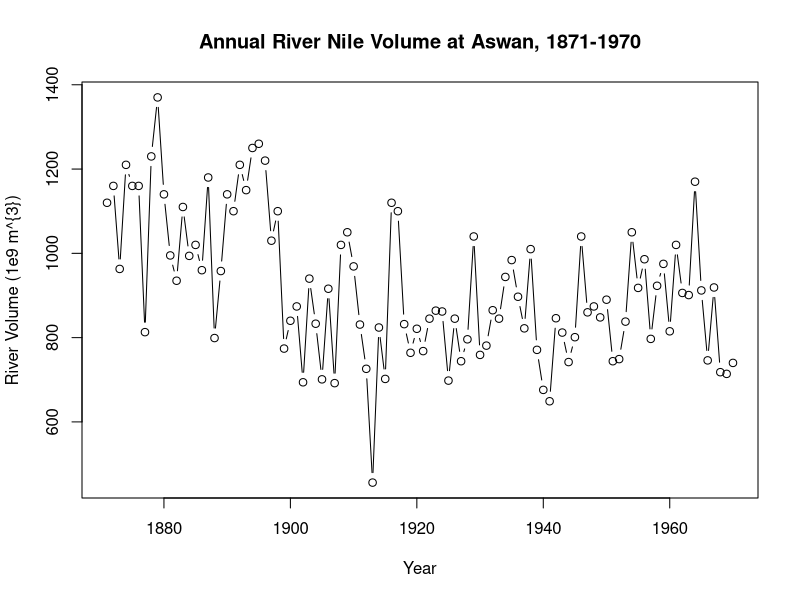
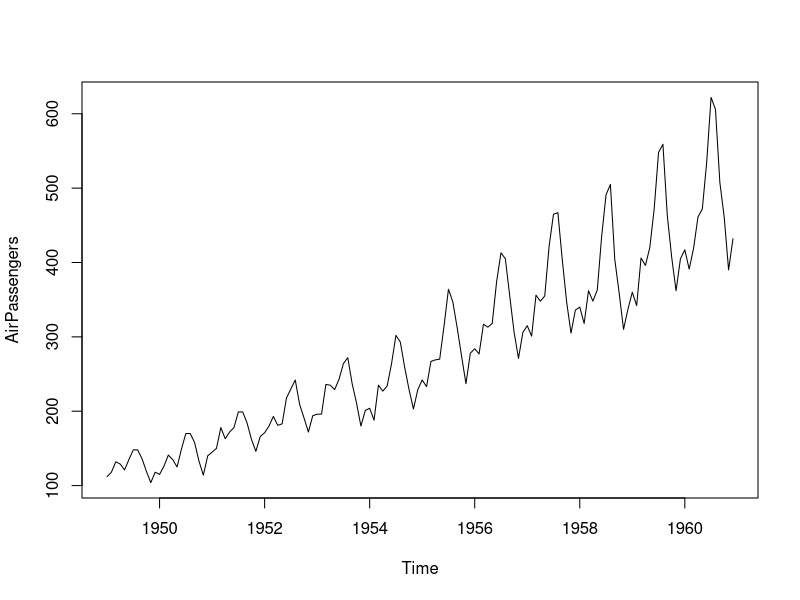
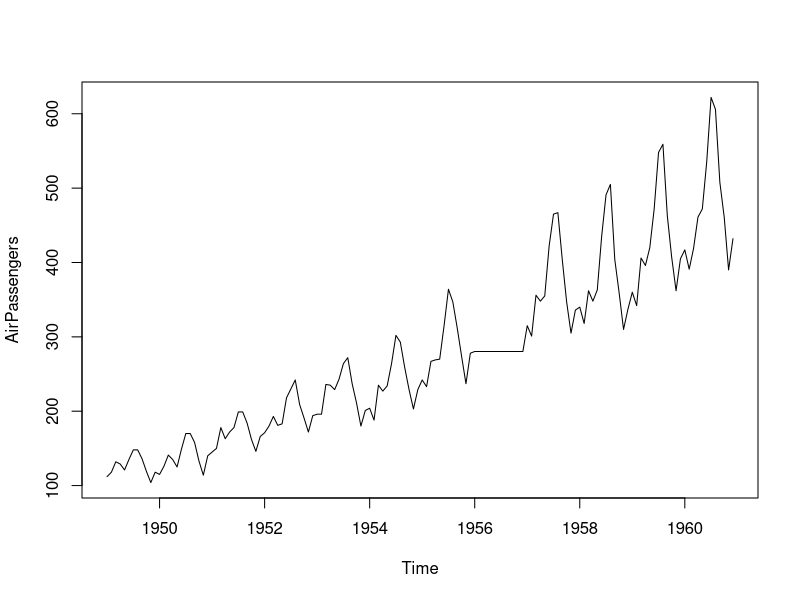
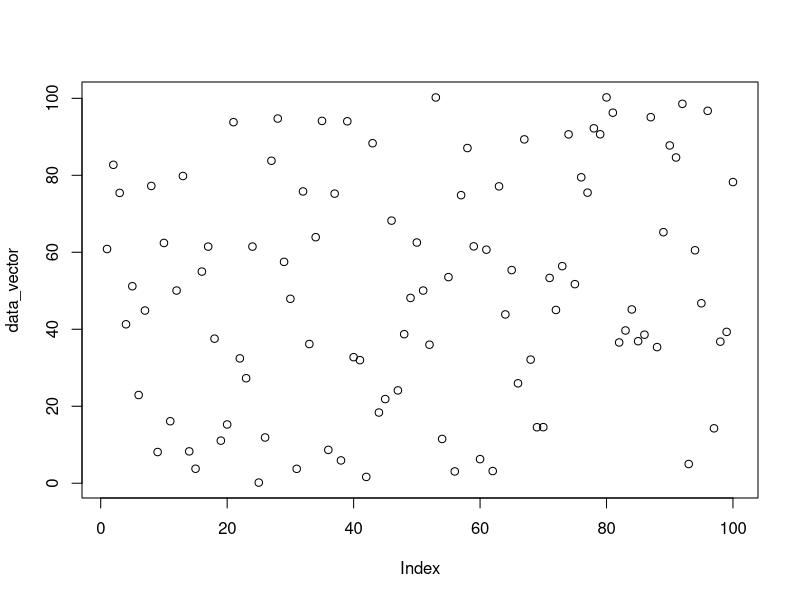
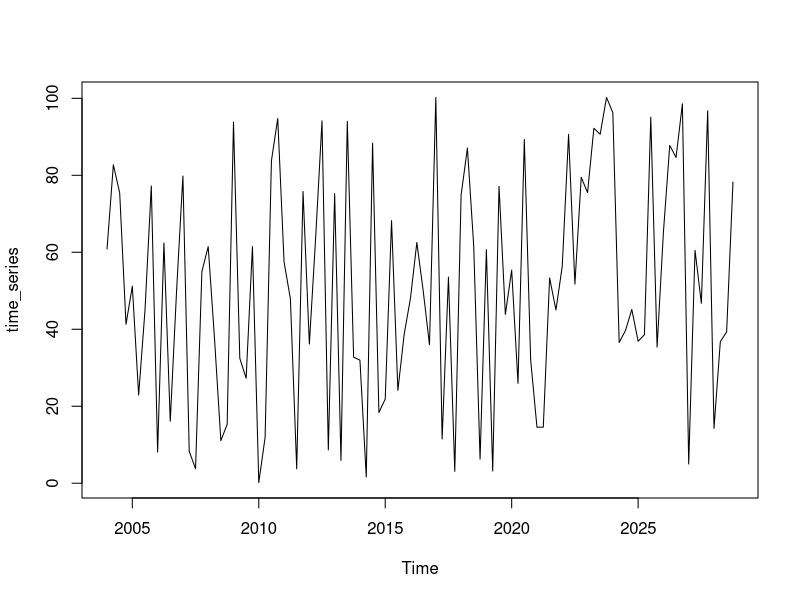
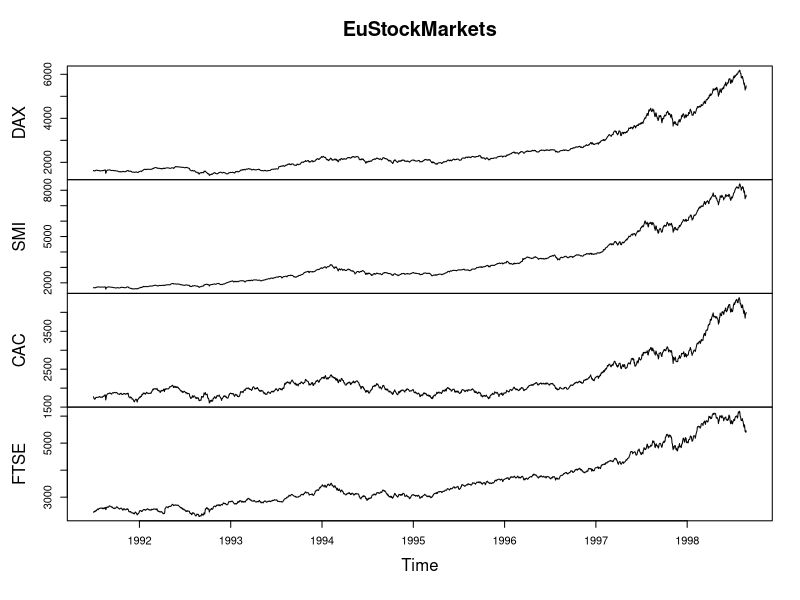
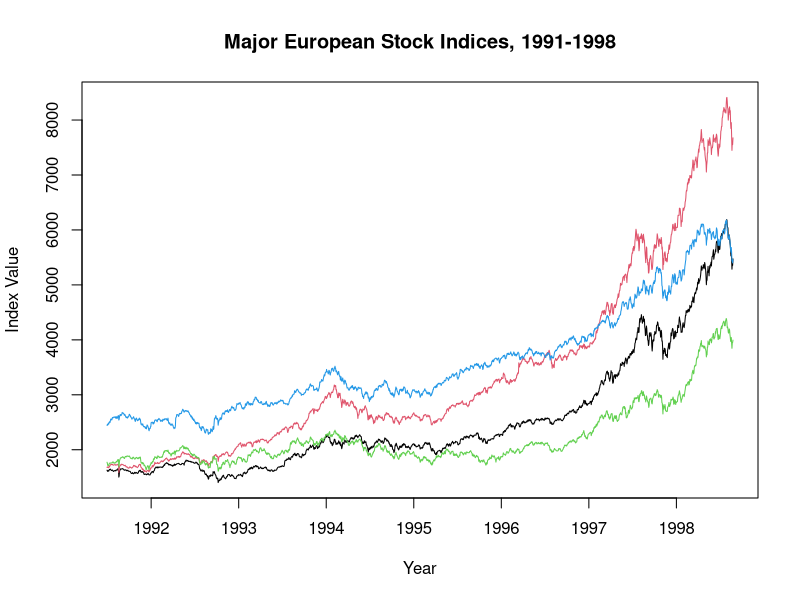

The R script that drew these images, in order:
# Time Series: a sequence of data in chronological order
# Time Series data is dated or time stamped in R
#
# A plot() function can be used to create a basic time series plot
# time is indexed in the horizontal axis
# observations are shown from left to right


#################################
### Exploring raw time series ###
#################################
# The most common first step when conducting time series analysis is to 
# display your time series dataset in a visually intuitive format.
#
# The most useful way to view raw time series data in R is to use the print() command, 
# which displays the Start, End, and Frequency of your data along with the observations.
#
# Another useful command for viewing time series data in R is the length() function, 
# which tells you the total number of observations in your data.

# Some datasets are very long, and previewing a subset of data is more suitable than displaying
# the entire series. The head() and tail() functions focus on the first and last few elements of a 
# given dataset respectively.

# In this lesson, we will examine a dataset called Nile.
# This time series dataset includes some metadata information. when calling print(Nile), note
# that Start = 1871 indicates that 1871 is the year of the first annual observation, and End = 1970
# indicates 1970 is the year of the last annual observation.

print(Nile)
length(Nile)
head(Nile, n=10)
tail(Nile, n=12)

# Another very useful way to explore any data is to generate a plot

plot(Nile, xlab = "Year", ylab = "River Volume (1e9 m^{3})", 
     main = "Annual River Nile Volume at Aswan, 1871-1970", type = "b")

# Sampling frequency: exact
# Time series data is exactly evenly spaced
# hourly temp measurement
#
# Sampling frequency: approximate
# Time series data is approximately evenly spaced
# temp measurement recorded every time you check your email
#
# Sampling frequency: missing values
# Time series data is evenly spaced, but with missing values
# temp measurement recorded while you are awake

# Basic Assumptions:
#   consecutive observations are equally spaced
#   a discrete-time index is applied

# In addition to viewing your data and plotting over time, there are several additional 
# operations that can be performed on time series datasets
#
# The start() and end() functions return the time index of the first and last observations
# The deltat() function returns the fixed time interval between observations and the 
# frequency() function returns the number of observations per unit time
# The time() function calculates a vector of time indices, with one element for each time index on which the series was observed

start(AirPassengers)
end(AirPassengers)

frequency(AirPassengers)
cycle(AirPassengers)
deltat(AirPassengers)
time(AirPassengers)

# Sometimes it is useful to know the missing values locations, since we may want to impute 
# or estimate the missing values
#
# Use mean(___, na.rm = TRUE) to calculate the mean with all missing values removed
# Sometimes, it is common to replace missing values with the mean of the observed values

plot(AirPassengers)
mean(AirPassengers, na.rm = T)
AirPassengers[85:96] <- mean(AirPassengers, na.rm = T)
plot(AirPassengers)

# Basic Time Seires Objects
# Start with a vector of data
# Apply the ts() function to create a time series object
# they represent data that is approximately evenly spaced over the past
# We can use is.ts() to check whether an object is a time series object

data_vector <- runif(100, min=0, max=101)
plot(data_vector)
time_series <- ts(data_vector, start = 2004, frequency = 4)
plot(time_series)
is.ts(data_vector)
is.ts(time_series)

is.ts(EuStockMarkets)
start(EuStockMarkets)
end(EuStockMarkets)
frequency(EuStockMarkets)
plot(EuStockMarkets)
ts.plot(EuStockMarkets, col = 1:4, xlab = "Year", ylab = "Index Value", 
        main = "Major European Stock Indices, 1991-1998")

